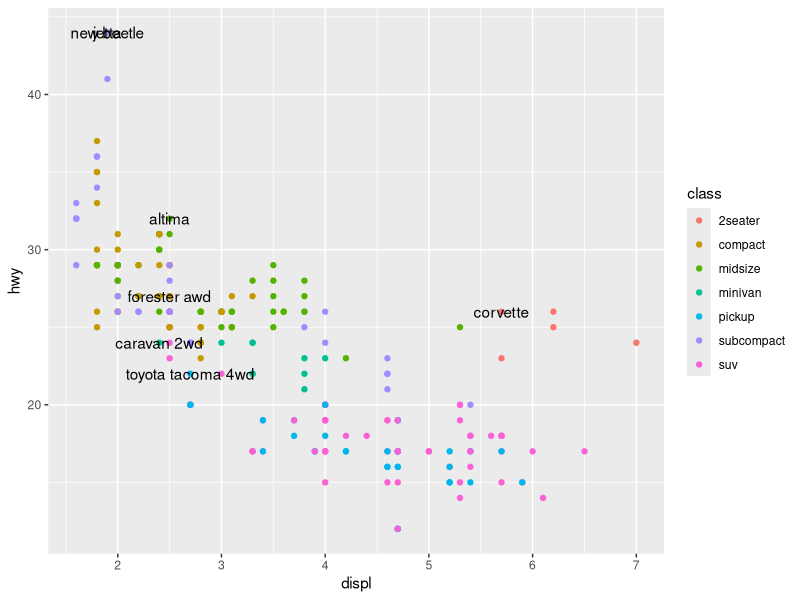
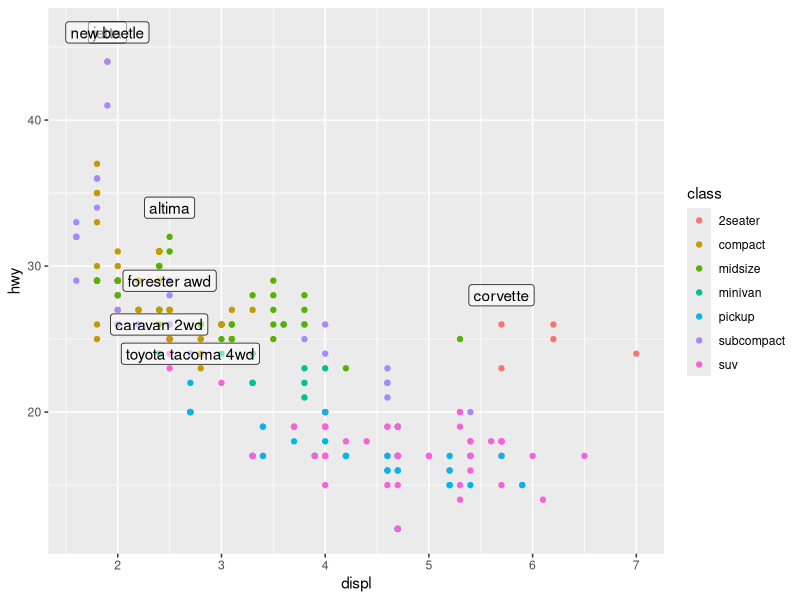
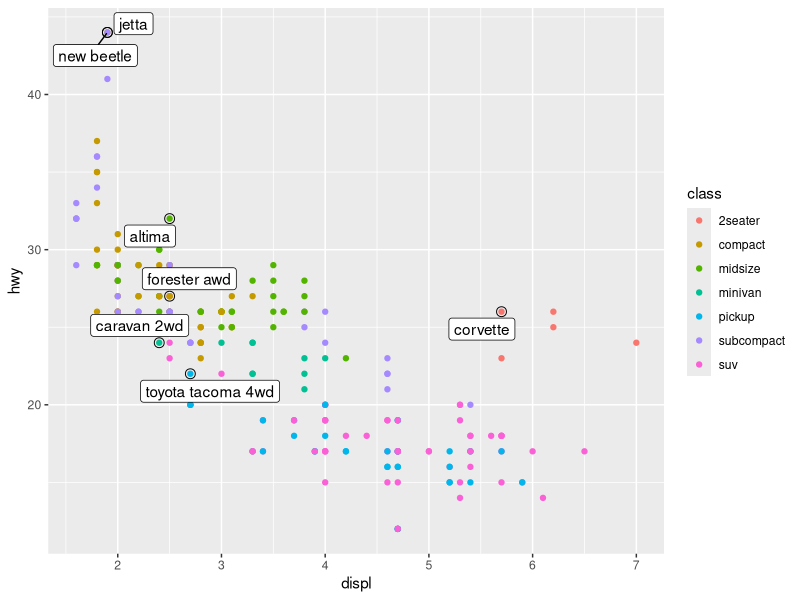
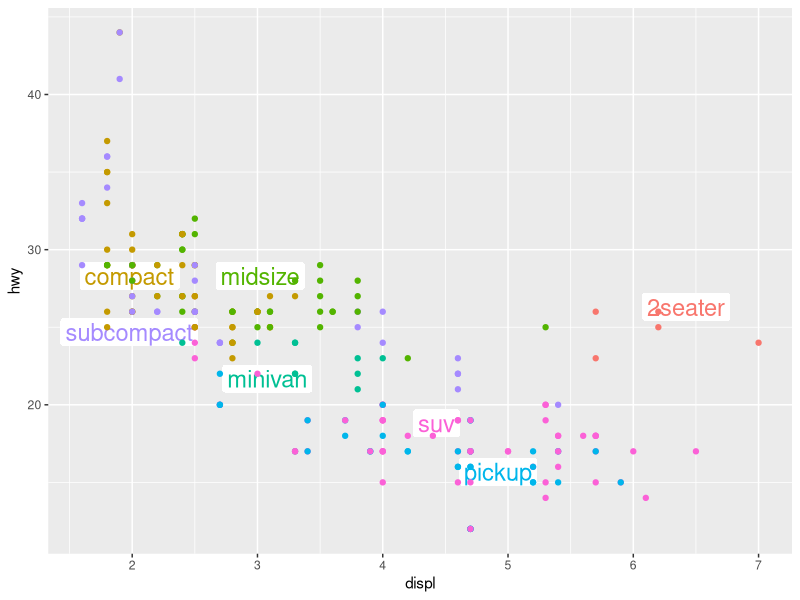
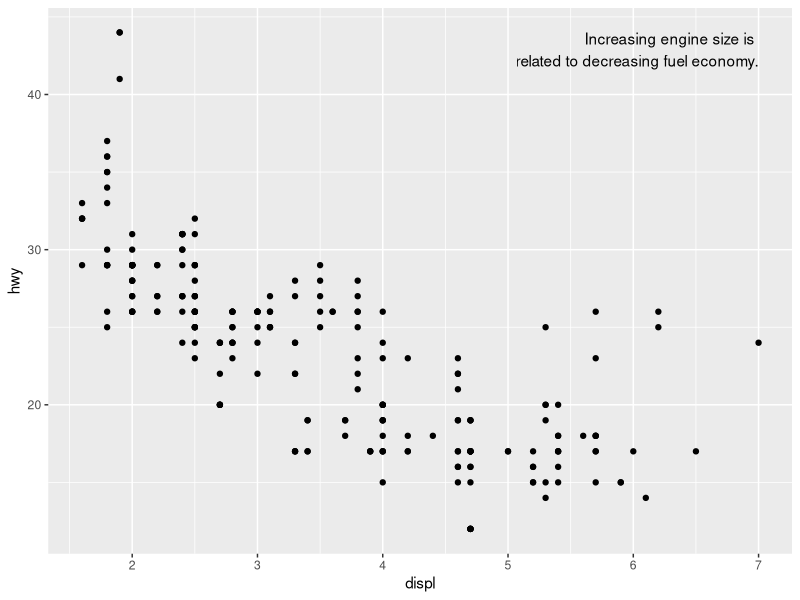
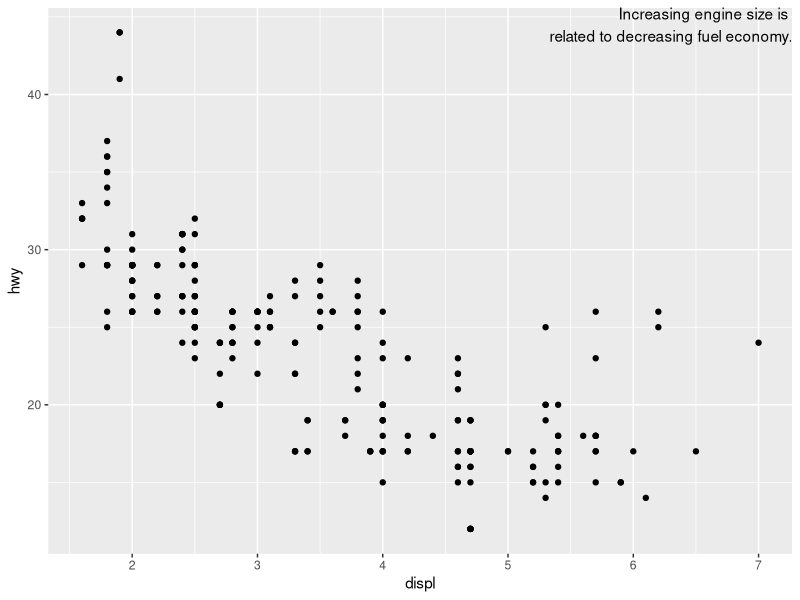
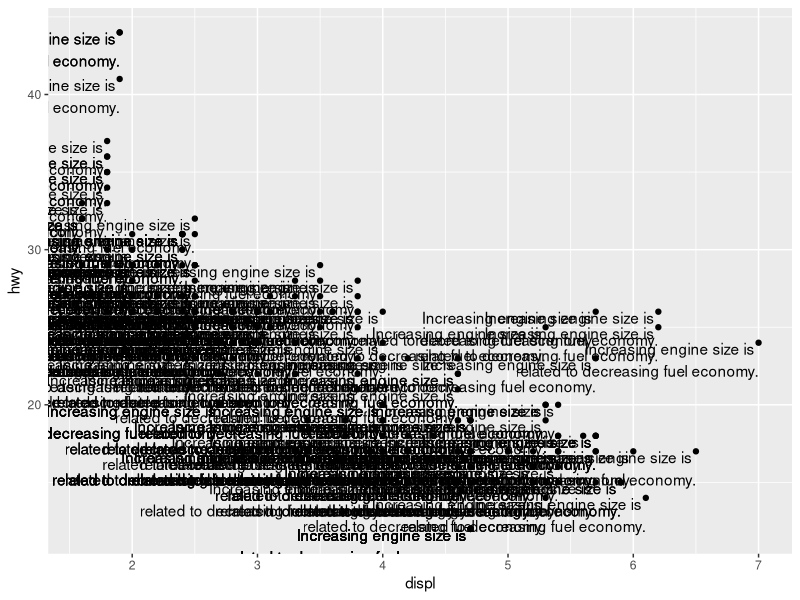
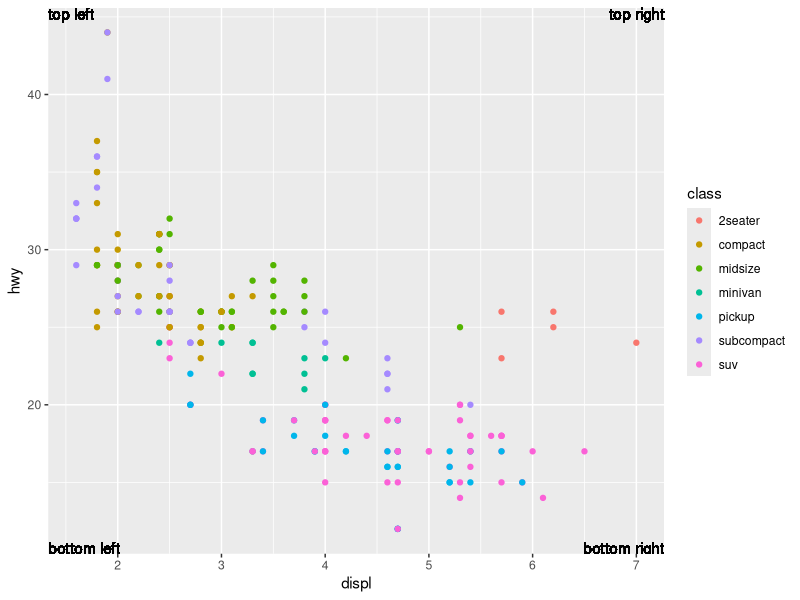

Reproduce these figures in R, in order. (Note: this script raises an error after producing the figures.)
library(tidyverse)

# It can often be useful to label individual observations or groups within the graph
# geom_text() helps with this. It's like geom_point() but with labels

# Here we pull out the best car in each class and label it
best_in_class <- mpg %>%
  group_by(class) %>%
  filter(row_number(desc(hwy)) == 1)

ggplot(mpg, aes(displ, hwy)) +
  geom_point(aes(colour = class)) +
  geom_text(aes(label = model), data = best_in_class)
# However the labels are pretty hard to read

# geom_label adds a box behind the label, and nudge moves them around slightly
ggplot(mpg, aes(displ, hwy)) +
  geom_point(aes(colour = class)) +
  geom_label(aes(label = model), data = best_in_class, nudge_y = 2, alpha = 0.5)
# But there are still two labels at the top that are on top of each other

# This can be fixed with ggrepel
ggplot(mpg, aes(displ, hwy)) +
  geom_point(aes(colour = class)) +
  geom_point(size = 3, shape = 1, data = best_in_class) +
  ggrepel::geom_label_repel(aes(label = model), data = best_in_class)
# It can also be useful to add something to identify which points we're refering to
# Here that's a hollow black point


# You can also replace the legend with labels on the plot itself
class_avg <- mpg %>%
  group_by(class) %>%
  summarise(
    displ = median(displ),
    hwy = median(hwy)
  )

ggplot(mpg, aes(displ, hwy, colour = class)) +
  ggrepel::geom_label_repel(aes(label = class),
                            data = class_avg,
                            size = 6,
                            label.size = 0,
                            segment.color = NA
  ) +
  geom_point() +
  theme(legend.position = "none")
# It's not great but it gets the point across


# Or sometimes you might just want one label on the plot
# You can use summarise() to put the label at the max point for x and y
label <- mpg %>%
  summarise(
    displ = max(displ),
    hwy = max(hwy),
    label = "Increasing engine size is \nrelated to decreasing fuel economy."
  )

ggplot(mpg, aes(displ, hwy)) +
  geom_point() +
  geom_text(aes(label = label), data = label, vjust = "top", hjust = "right")

# Or place it on the border itself with Inf
label <- tibble(
  displ = Inf,
  hwy = Inf,
  label = "Increasing engine size is \nrelated to decreasing fuel economy."
)

ggplot(mpg, aes(displ, hwy)) +
  geom_point() +
  geom_text(aes(label = label), data = label, vjust = "top", hjust = "right")
# We also adjust it to be in the top right hand corner
# I don't totally understand why we need the position and the adjustment, but it seems we do

# Okay so this was a complete mistake but I think it creates a really cool effect
ggplot(mpg, aes(displ, hwy)) +
  geom_point() +
  geom_text(label = "Increasing engine size is \nrelated to decreasing fuel economy.", 
            vjust = "top", hjust = "right")


# You can also use other geoms to annotate a plot
# Use geom_hline() and geom_vline() to add reference lines. I often make them thick (size = 2) 
# and white (colour = white), and draw them underneath the primary data layer. That makes them easy 
# to see, without drawing attention away from the data.

# Use geom_rect() to draw a rectangle around points of interest. 
# The boundaries of the rectangle are defined by aesthetics xmin, xmax, ymin, ymax.

# Use geom_segment() with the arrow argument to draw attention to a point with an arrow. 
# Use aesthetics x and y to define the starting location, and xend and yend to define the end location.


#### Questions ####
# 1. Use geom_text() with infinite positions to place text at the four corners of the plot.
ggplot(mpg, aes(displ, hwy)) +
  geom_point(aes(colour = class)) + 
  geom_text(aes(x = Inf, y = Inf, label = "top right"), vjust = "top", hjust = "right") +
  geom_text(aes(x = -Inf, y = Inf, label = "top left"), vjust = "top", hjust = "left") +
  geom_text(aes(x = Inf, y = -Inf, label = "bottom right"), vjust = "bottom", hjust = "right") +
  geom_text(aes(x = -Inf, y = -Inf, label = "bottom left"), vjust = "bottom", hjust = "left")
# For some reason the text looks really weird when I do it like this, but I don't really care

# Or you can throw all that into one df
label <- tribble(
  ~displ, ~hwy, ~label, ~vjust, ~hjust,
  Inf, Inf, "Top right", "top", "right",
  Inf, -Inf, "Bottom right", "bottom", "right",
  -Inf, Inf, "Top left", "top", "left",
  -Inf, -Inf, "Bottom left", "bottom", "left"
)

ggplot(mpg, aes(displ, hwy)) +
  geom_point() +
  geom_text(aes(label = label, vjust = vjust, hjust = hjust), data = label)
# And the text for this works for some reason


# 2. Read the documentation for annotate(). How can you use it to add a text label to a 
# plot without having to create a tibble?
annotate()

# annotate() uses arguments instead of aesthetic mappings
ggplot(mpg, aes(displ, hwy)) +
  geom_point() +
  annotate("text",
           x = Inf, y = Inf,
           label = "Increasing engine size is \nrelated to decreasing fuel economy.", vjust = "top", hjust = "right"
  )


# 3. How do labels with geom_text() interact with faceting? How can you add a label to a single facet? 
# How can you put a different label in each facet? (Hint: think about the underlying data.)

# If you don't specify a facet, the text is drawn in all of them
label <- tibble(
  displ = Inf,
  hwy = Inf,
  label = "Increasing engine size is \nrelated to decreasing fuel economy."
)

ggplot(mpg, aes(displ, hwy)) +
  geom_point() +
  geom_text(aes(label = label),
            data = label, vjust = "top", hjust = "right",
            size = 2
  ) +
  facet_wrap(~class)

# To only do it in one, add a column to the label df with the value of the variable(s) you want to draw on
label <- tibble(
  displ = Inf,
  hwy = Inf,
  class = "2seater",
  label = "Increasing engine size is \nrelated to decreasing fuel economy."
)

ggplot(mpg, aes(displ, hwy)) +
  geom_point() +
  geom_text(aes(label = label),
            data = label, vjust = "top", hjust = "right",
            size = 2
  ) +
  facet_wrap(~class)


# 4. What arguments to geom_label() control the appearance of the background box?

# label.padding: padding around label
# label.r: amount of rounding in the corners
# label.size: size of label border


# 5. What are the four arguments to arrow()? How do they work? 
# Create a series of plots that demonstrate the most important options.

# The four arguments:
# angle : angle of arrow head
# length : length of the arrow head
# ends: ends of the line to draw arrow head
# type: "open" or "close": whether the arrow head is a closed or open triangle

